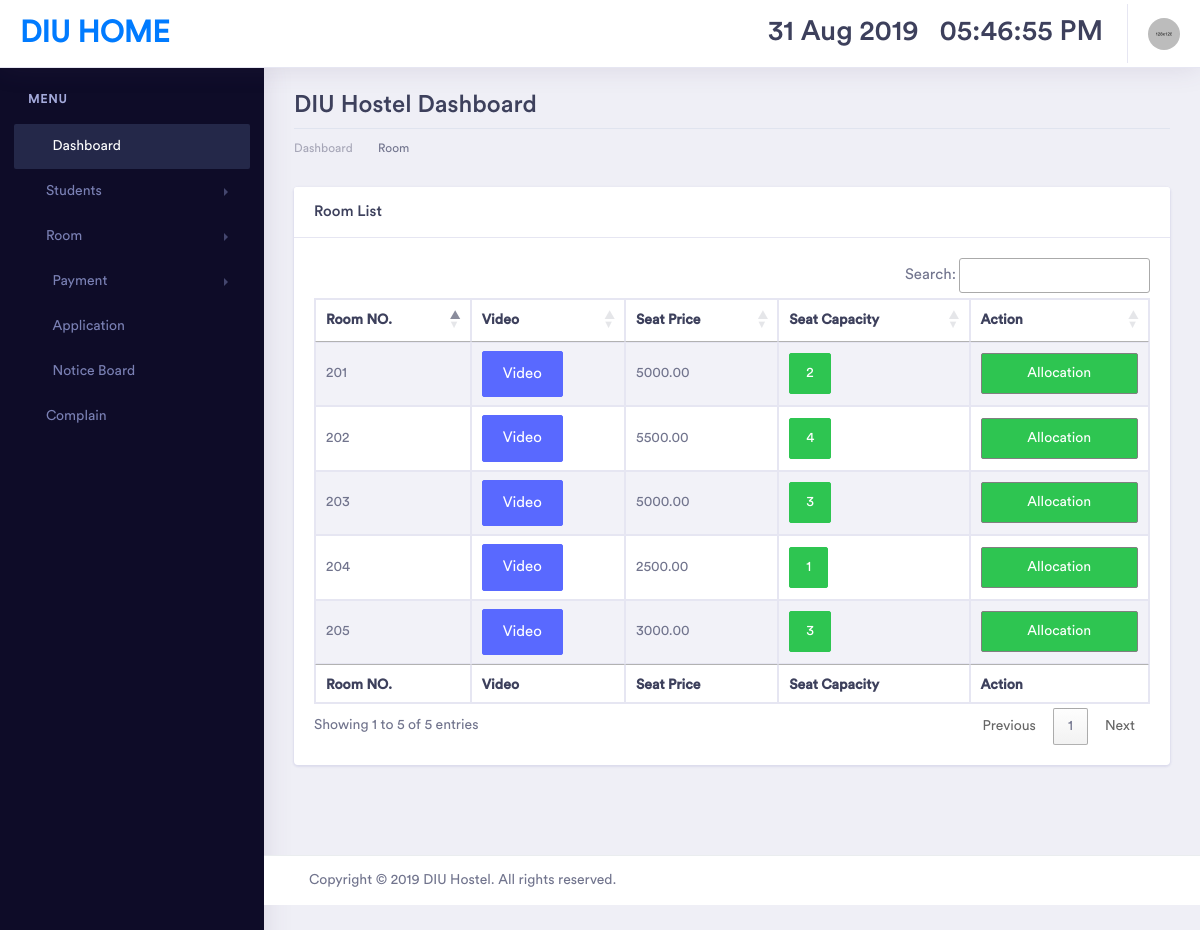
The page /std_room.php (signed in) on the database as committed earlier.
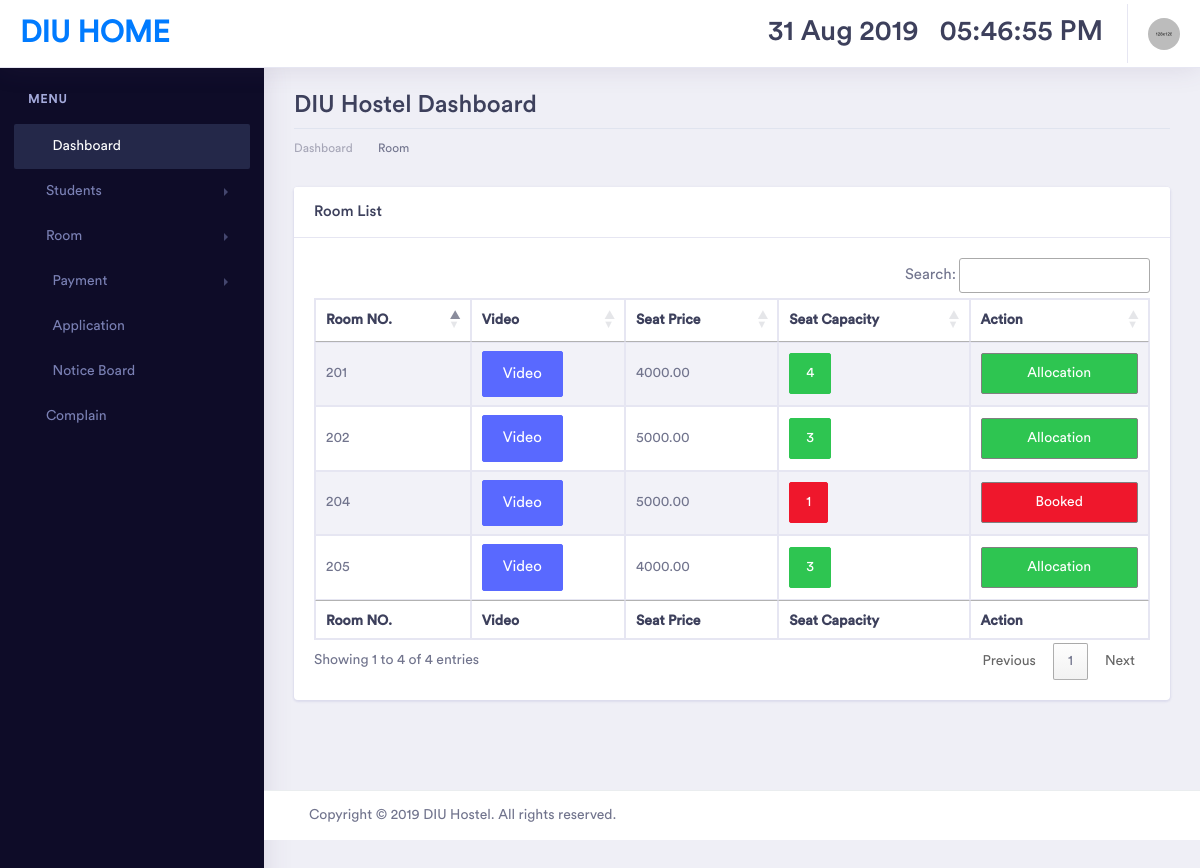
The same page on the database as committed later.
### tables this page shows
CREATE TABLE `room` (
  `r_id` int(11) NOT NULL,
  `room_no` int(10) DEFAULT NULL,
  `room_capacity` int(5) DEFAULT NULL,
  `room_video` varchar(255) DEFAULT NULL,
  `seat_price` decimal(10,2) DEFAULT NULL
);

### std_room.php (the view, shortened to what this page needs)
<?php session_start();
if ($_SESSION['staff_login']==TRUE) {
  include('inc/head.php'); ?>
<div class="dashboard-main-wrapper">
    <?php include('inc/top_nev.php'); ?>
    <?php include('inc/left_nev.php'); ?>
    <div class="dashboard-wrapper">
        <div class="dashboard-ecommerce">
            <div class="container-fluid dashboard-content ">
                <div class="row">
                    <div class="col-xl-12 col-lg-12 col-md-12 col-sm-12 col-12">
                        <div class="page-header">
                            <h2 class="pageheader-title">DIU Hostel Dashboard</h2>
                            <div class="page-breadcrumb">
                                <nav aria-label="breadcrumb">
                                    <ol class="breadcrumb">
                                        <li class="breadcrumb-item"><a href="index.php" class="breadcrumb-link">Dashboard</a></li>
                                        <li class="breadcrumb-item active" aria-current="page"></li>Room
                                    </ol>
                                </nav>
                            </div>
                        </div>
                    </div>
                </div>
                <div class="ecommerce-widget">
			   <div class="row">
               <div class="col-xl-12 col-lg-12 col-md-12 col-sm-12 col-12">
                <div class="card">
                    <h5 class="card-header">Room List</h5>
                    <div class="card-body">
                       <div class="table-responsive">
                         <table id="example" class="table table-striped table-bordered first">
                            <thead>
                                <tr>
                                    <th>Room NO.</th>
                                    <th>Video</th>
                                    <th>Seat Price</th>
                                    <th>Seat Capacity</th>
                                    <th>Action</th>
                                </tr>
                            </thead>
                            <tbody>
                                <?php
                                $query="SELECT * FROM room";
                                $result=mysqli_query($con,$query);
                                if(mysqli_num_rows($result)>0){
                                    while($row=mysqli_fetch_array($result, MYSQLI_ASSOC)){
                                        ?>
                                        <tr>
      <td><?php echo $row['room_no']; ?></td>
      <td>
      <button class="btn btn-primary btn-lg" data-toggle="modal" data-target="#myModal<?php echo $row['room_no']; ?>">
  Video
</button>
      </td>
      <td><?php echo $row['seat_price']; ?></td>
      <td>
               <?php
                            $room_no=$row['room_no'];
                    $sql="SELECT * FROM std_seat WHERE room='$room_no'";
                     $result2=mysqli_query($con,$sql);
                    $rowcount=mysqli_num_rows($result2);
                    $sign="";
                    if ($rowcount<$row['room_capacity']) {
                            $sign='success';
                        }else{
                            $sign='danger';
                        }
                            ?>
                            <p class="btn btn-<?php echo $sign; ?>"><?php echo $row['room_capacity']; ?> </p>
      </td>
  <td>
    <?php
if ($sign=='danger') {
  ?>
 <a href="#" style="border: 1px solid gray; color: white" class="btn btn-<?php echo $sign; ?> col">Booked</a>
  <?php
}else{
  ?>
 <a href="db/db_std_seat.php?sid=<?php echo $_GET['vid']; ?>& room_no=<?php echo $row['room_no']; ?>&sign=<?php echo $sign; ?>" style="border: 1px solid gray; color: white" class="btn btn-<?php echo $sign; ?> col">Allocation</a>
<?php
}
    ?>
        </td>
                                              </tr>
                                              <?php
                                          }
                                      }
                                      ?>
                                  </tbody>
                                  <tfoot>
                                    <tr>
                                       <th>Room NO.</th>
                                    <th>Video</th>
                                    <th>Seat Price</th>
                                    <th>Seat Capacity</th>
                                    <th>Action</th>
                                    </tr>
                            </tfoot>
                        </table>
                    </div>
                </div>
            </div>
        </div>
        </div>
</div>
</div>
<?php include('inc/footer.php'); ?>
 <?PHP
}else{
    header('location:index.php');
}
?>

Rows that differ between the two databases and show on the page:
removed room: room_no "201", seat_price "5000.00", room_capacity "2"
removed room: room_no "202", seat_price "5500.00", room_capacity "4"
removed room: room_no "203", seat_price "5000.00", room_capacity "3"
changed room (number 1 of 4 on the later page): seat_price "2500.00" → "5000.00"; text "Allocation" → "Booked"
changed room (number 2 of 4 on the later page): seat_price "3000.00" → "4000.00"
added room: room_no "201", seat_price "4000.00", room_capacity "4"
added room: room_no "202", seat_price "5000.00", room_capacity "3"
Other text that changed with them:
text written by a page script: "Search: Showing 1 to 5 of 5 entries Previous 1 Next" → "Search: Showing 1 to 4 of 4 entries Previous 1 Next"
